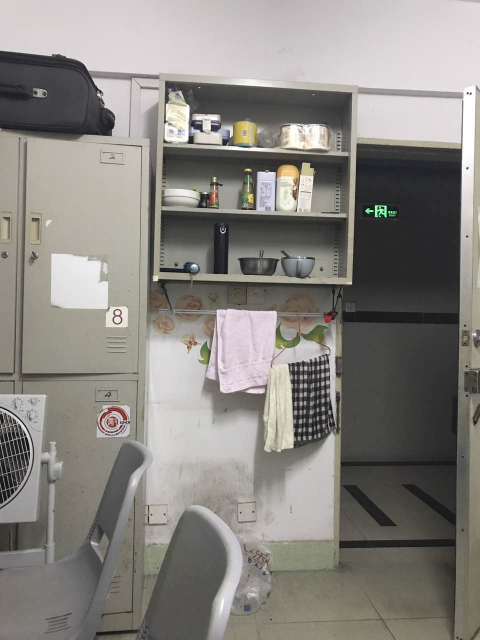
#> input picture test4.jpg, 960 x 1280 px (shown at 1/2 size)
$ python Stiching1.0.py   (older library calls are emulated)
#> lines starting #> are read from the running program, lines starting #| are printed output that depends on the picture
#!/usr/bin/env python
# -*- coding: utf-8 -*-
# @Time : 2017/5/25 16:46
# @Author : YANGz1J
# @Site :
# @File : Stiching1.0.py
# @Software: PyCharm
import cv2
import numpy as np
import cv2.xfeatures2d as xf2d
from matplotlib import pyplot as plt
global src_rows,src_cols
global dst_rows,dst_cols
global kp1,kp2
global des1,des2
global matches,matchesMask
import time
def readimgs(*imgs):
    read_imgs =[]
    for img in imgs:
        read_img = cv2.imread(img,cv2.IMREAD_COLOR)#读取图片
#> read_img is the input picture: shape (1280, 960, 3); mean B, G, R 127.9, 132.7, 135.4
        b,g,r = cv2.split(read_img)#将图片通道分解
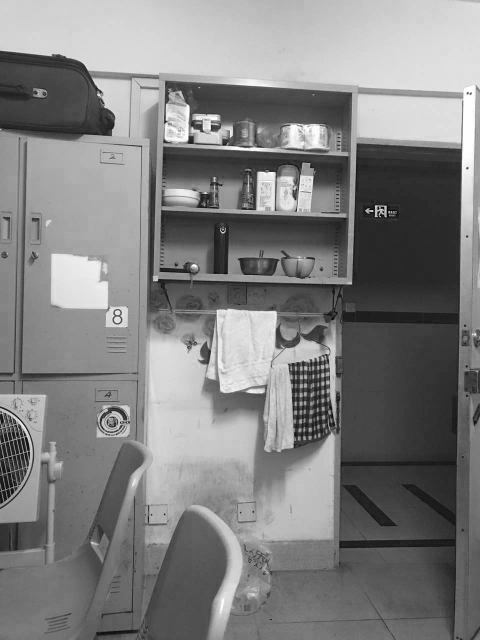
#> b: shape (1280, 960) (shown at 1/2 size); min 0, max 255, mean 127.9
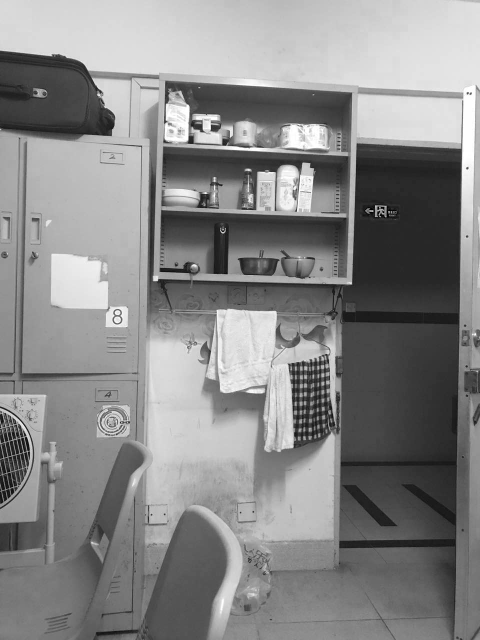
#> r: shape (1280, 960) (shown at 1/2 size); min 0, max 255, mean 135.4
        read_img = cv2.merge([r,g,b])#以rgb重构图片
        read_imgs.append(read_img)
#> pass 2 of the loop in readimgs, `for img in imgs:`:
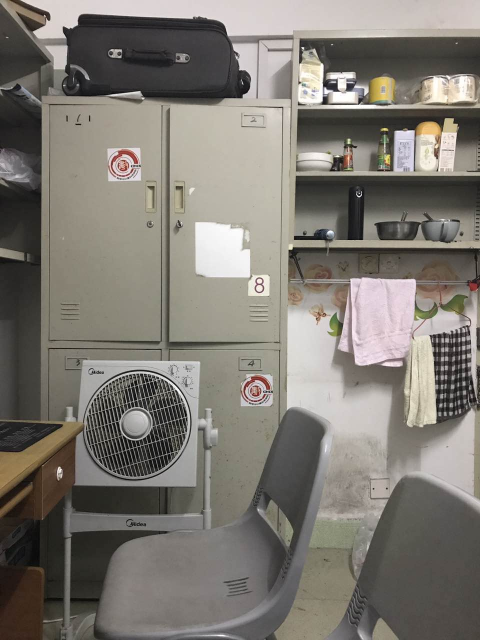
#> input picture test3.jpg, 960 x 1280 px (shown at 1/2 size)
#> in readimgs, read_img is the input picture: shape (1280, 960, 3); mean B, G, R 114, 121.2, 125.6
#> in readimgs, `b,g,r = cv2.split(read_img)#将图片通道分解`:
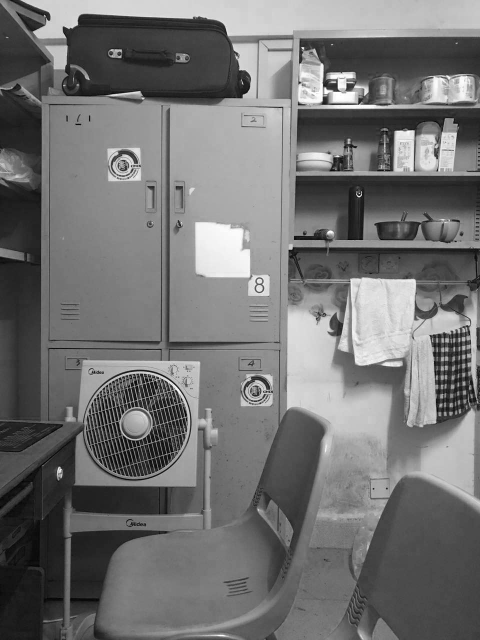
#> b: shape (1280, 960) (shown at 1/2 size); min 0, max 255, mean 114
#> in readimgs, `b,g,r = cv2.split(read_img)#将图片通道分解`:
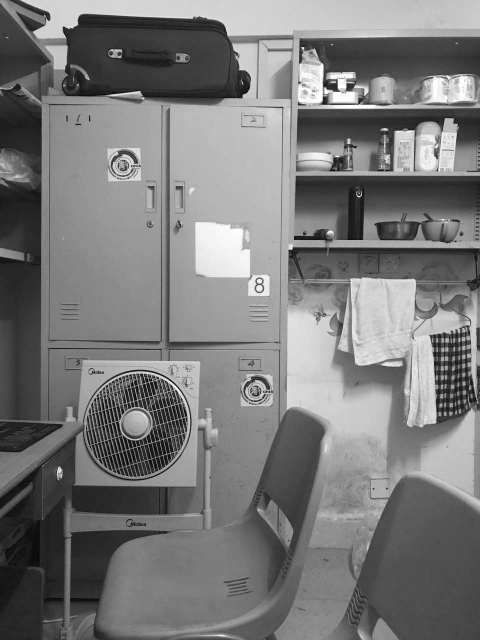
#> g: shape (1280, 960) (shown at 1/2 size); min 0, max 255, mean 121.2
    return read_imgs[0],read_imgs[1]
def FeaturesAndMatch(srcimg,dstimg,hessianThreshold):
    global kp1, kp2
    global des1, des2
    global matches, matchesMask
    surf = xf2d.SURF_create(hessianThreshold)#创建SURF对象
    kp1,des1 = surf.detectAndCompute(srcimg,None)#用SURF方法找出源图像特征点
    kp2,des2 = surf.detectAndCompute(dstimg,None)#用SURF方法找出目标图像特征点
    FLANN_INDEX_KDTREE = 0
    index_params = dict(algorithm=FLANN_INDEX_KDTREE, tree=5)
    search_params = dict(checks=50)
    flann = cv2.FlannBasedMatcher(index_params, search_params)#创建flann对象，用flann方法进行特征点匹配
    matches = flann.knnMatch(des1, des2, k=2)#找到两个匹配点，一个是距离最优点，另一个是次优点
    matchesMask = [[0, 0] for i in range(len(matches))]
    for i, (m, n) in enumerate(matches):
        if m.distance < 0.7 * n.distance:#最优点距离小于0.7倍的次优点视为好的匹配点
            matchesMask[i] = [1, 0]
    draw_params = dict(matchColor=(0, 255, 0),
                       singlePointColor=(255, 0, 0),
                       matchesMask=matchesMask,
                       flags=0)
    #画出两张图的匹配点图像
    Matchimg = cv2.drawMatchesKnn(srcimg, kp1, dstimg, kp2, matches, None, **draw_params)
    plt.figure(1)
    plt.imshow(Matchimg)
# [84 lines left out: functions PerspectivetransFormationMatrix, StichImg, clearBlankedge, StichImgbypyramid, Gaussian_pyramid, Laplacian_pyramid and 1 more, not called in this run]
def main():
    starttime = time.time()
    global src_rows, src_cols
    global dst_rows, dst_cols
    srcimg,dstimg = readimgs('test4.jpg','test3.jpg')
    src_rows,src_cols,c1 = srcimg.shape
#> src_rows = 1280; src_cols = 960; c1 = 3
    dst_rows,dst_cols,c2 = dstimg.shape
#> dst_rows = 1280; dst_cols = 960; c2 = 3
    FeaturesAndMatch(srcimg,dstimg,3000)
    pictures, transformedimg = PerspectivetransFormationMatrix(srcimg,dstimg)
    StichImg(dstimg,transformedimg)
    StichImgbypyramid(dstimg,transformedimg,5)
    stoptime = time.time()
    runtime = stoptime - starttime
    print(runtime)
    plt.show()
if __name__ == '__main__':
#> (the run stopped early here; a loop or call above may not have finished)
